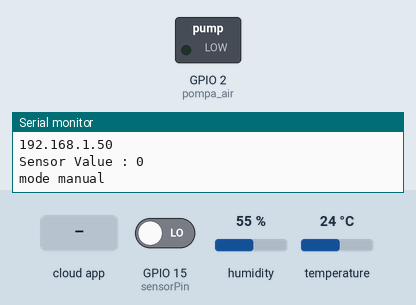
The sketch below on a simulated ESP32. Shown: switched loads named in the sketch (green lamp = pin HIGH), the last lines printed to the serial monitor. The inputs (shaded band) are chosen by the test bench; at power-on: GPIO 15 (sensorPin) LOW, humidity 55 %, temperature 24 °C. WiFi joins after 1.5 s; servers stay silent unless stated; the Firebase database answers and starts empty.

Above: at 2.7 s.
2.8 s: the phone or cloud app sets mode to 1
At 4.8 s:
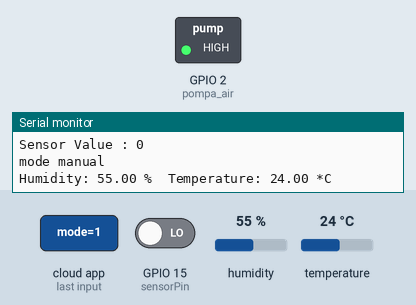
5.5 s: the phone or cloud app sets mode to 0
At 6.9 s:
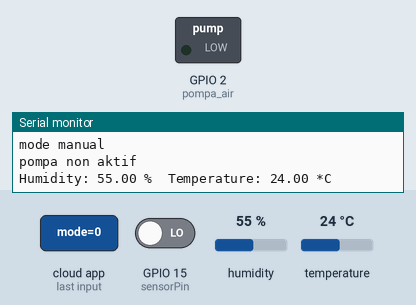
7.9 s: the phone or cloud app sets pompa to 1
At 9.7 s:
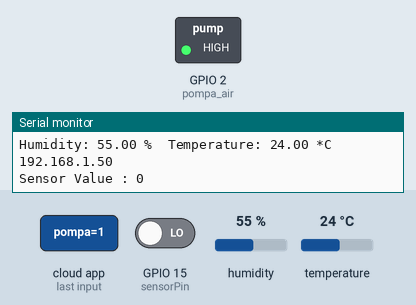
10.8 s: the phone or cloud app sets pompa to 0
At 12.1 s:
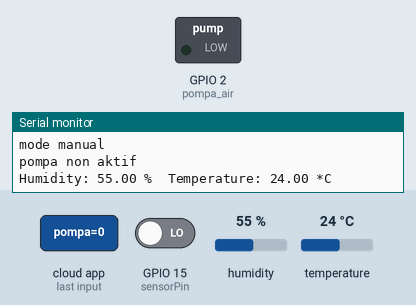
Timing chart, 0 to 13.4 s (numbered marks = the images above; inputs shaded):
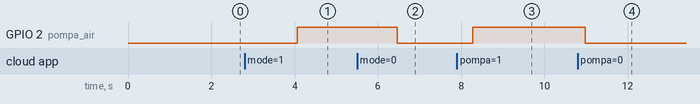

The sketch:

smart_garden_ESP32_no_cam.ino
```cpp
// firebase
#include <WiFi.h>
#include <FirebaseESP32.h>
// Set these to run example.
#define FIREBASE_HOST "smartgarden-45f50.firebaseio.com"
#define FIREBASE_AUTH "8dQk0C1tIBRvuDLoMuus3eLws1Al12DiOWolOxBn"
#define WIFI_SSID "smart garden"
#define WIFI_PASSWORD "garden123"

FirebaseData firebaseData;
FirebaseJson json;
void printResult(FirebaseData &data);

#define pompa_air 2

#include "DHT.h"
//here we use pin IO14 of ESP32 to read data
#define DHTPIN 14
//our sensor is DHT22 type
#define DHTTYPE DHT22
//sensor soil
int sensorPin = 15;
int sensorValue;
//create an instance of DHT sensor
DHT dht(DHTPIN, DHTTYPE);

void setup() {
  Serial.begin(115200);
  pinMode(pompa_air,OUTPUT);
  dht.begin();

  WiFi.begin(WIFI_SSID, WIFI_PASSWORD);
  Serial.print("Connecting to Wi-Fi");
  while (WiFi.status() != WL_CONNECTED)
  {
    Serial.print(".");
    delay(300);
  }
  Serial.println();
  Serial.print("Connected with IP: ");
  Serial.println(WiFi.localIP());
  Serial.println();

  Firebase.begin(FIREBASE_HOST, FIREBASE_AUTH);
  Firebase.reconnectWiFi(true);
}

void loop() {
//  Serial.print("Camera Stream Ready! Go to: http://");
  Serial.println(WiFi.localIP());
  //soil moisture
  sensorValue = digitalRead(sensorPin);
  Serial.print("Sensor Value : ");
  Serial.println(sensorValue);
  Firebase.setInt(firebaseData,"sensor/rh_tanah",sensorValue);
  Serial.println("mode manual");
  int Mode;
  Firebase.getInt(firebaseData,"mode");
  Mode=firebaseData.intData();
  if(Mode == 1){
    Dht22();
    soilMoisture();
//    Serial.println("mode auto");
  }
    if(Mode == 0){
    control_pompa();
    Dht22();
   }
}
void control_pompa(){
  // pompa control
  int pompa;
  Firebase.getInt(firebaseData,"pompa");
  pompa=firebaseData.intData();
  if(pompa == 0){
    digitalWrite(pompa_air,LOW);
    Firebase.setInt(firebaseData,"status_pompa",1);
    Serial.println("pompa non aktif");
    }
    if(pompa == 1){
      digitalWrite(pompa_air,HIGH);
      Firebase.setInt(firebaseData,"status_pompa",0);
      Serial.println("pompa aktif");
    }
}
void Dht22(){
   //DHT 22
  float h = dht.readHumidity();
  // Read temperature as Celsius (the default)
  float t = dht.readTemperature();

  Serial.print("Humidity: ");
  Serial.print(h);
  Serial.print(" %\t");
  Serial.print("Temperature: ");
  Serial.print(t);
  Serial.println(" *C ");
  String temp = float(t) + String("°C");
  String humd = float(h) + String("%");
  Firebase.setString(firebaseData,"sensor/suhu",temp);
  Firebase.setString(firebaseData,"sensor/rh_udara",humd);
}
void soilMoisture(){
 // Soil moisture
 int rh_tanah;
 Firebase.setInt(firebaseData,"sensor/rh_tanah",sensorValue);
 rh_tanah=firebaseData.intData();
 if(rh_tanah == 1){
  digitalWrite(pompa_air,HIGH);
  Firebase.setInt(firebaseData,"status_pompa",0);
  Serial.println("Kering");
 }
 if(rh_tanah == 0){
    digitalWrite(pompa_air,LOW);
    Firebase.setInt(firebaseData,"status_pompa",1);
    Serial.println("Lembab");
  }
}
```

Measured:
- after the input at 2.8 s, GPIO 2 (pompa_air): LOW → HIGH after 1.3 s
- after the input at 5.5 s, GPIO 2 (pompa_air): HIGH → LOW after 0.97 s
- after the input at 7.9 s, GPIO 2 (pompa_air): LOW → HIGH after 0.38 s
- after the input at 10.8 s, GPIO 2 (pompa_air): HIGH → LOW after 0.18 s
